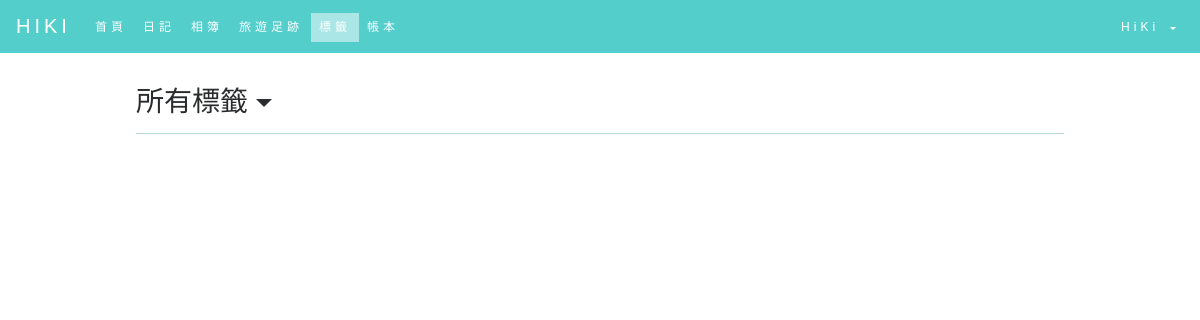
The app's page /diary/tag/ (signed in), older data.
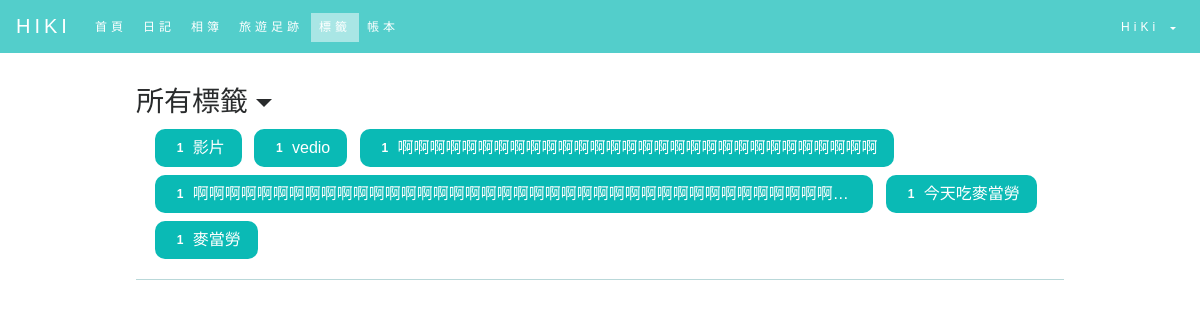
The same page, newer data.
### users/models.py (models this page shows, shortened)
class User(AbstractBaseUser, PermissionsMixin):
    email = models.EmailField(max_length=255, unique=True, db_index=True)
    name = models.CharField(max_length=100)
    verified = models.BooleanField(default=False)
    is_staff = models.BooleanField(default=False)
    is_active = models.BooleanField(default=True)
    date_joined = models.DateTimeField(default=timezone.now)
    objects = UserManager()
    USERNAME_FIELD = 'email'
    class Meta:
        verbose_name = _('user')
        verbose_name_plural = _('users')
        swappable = 'AUTH_USER_MODEL'

### diary/models.py (models this page shows, shortened)
class Tag(models.Model):
    tagName = models.CharField(max_length=20,unique=True,blank=False,null=False)

### diary/views.py (the view)
@login_required(login_url='/accounts/')
def tag(request):
    user = request.user
    mediaURL =  settings.MEDIA_URL
    tagList = []
    for diary in request.user.diary_set.all():
        for tag in diary.tags.all():
            if not tag in tagList:
                tagList.append(tag)
    if request.method == 'POST':
        tagID = request.POST.get('tag')
        tagDiary = Tag.objects.get(id=tagID).diary_set.all()
    return render(request, 'diary/display-tag.html', locals())

### templates/diary/display-tag.html (shortened to what this page needs)
{% load static %}
<!DOCTYPE html>
<head>
    <link rel="stylesheet" href="{% static 'css/main.css' %}">
    {% include 'include/bootstrap.html' %}
</head>
{% include 'include/nav.html' with name=user.name title='tag_' %}
<body>
    <main class="d-flex flex-column justify-content-center align-items-center">
        <div class="dropdown w-100 p-3">
            <header class="h3 dropdown-toggle mb-2" data-toggle="collapse" data-target="#tags">所有標籤</header>
            <div class="container">
                <div id="tags" class="show">
                    <span>
                        <form action="" method="post">{% csrf_token %}
                        {% for tag in tagList %}
                            <button type="submit" class="tag btn ml-1 custom-button" style="display:inline;" name="tag" value={{tag.id}} >
                               <span class="badge">{{tag.diary_set.all|length}}</span> {{tag.tagName}}
                    		</button>
                        {% endfor %}
                        </form>
                    </span>
                </div>
            </div>
            <hr>
        </div>
    </main>
</body>
</html>

### templates/include/bootstrap.html (shortened to what this page needs)
{% load static %}
	<link rel="stylesheet" href="{% static 'bootstrap/css/bootstrap.min.css' %}">

### templates/include/nav.html (shortened to what this page needs)
﻿{% load static %}
	<nav class="navbar navbar-toggleable-md navbar-light fixed-top w-100">
		<div class="navbar-brand">HIKI</div>
	    <div id="navbar-collapse-1" class="collapse navbar-collapse">
			<ul class="navbar-nav">
				<li id="home_" class="nav-item">
					<a class="nav-link" href="{% url 'hiki' %}">首頁</a>
				</li>
				<li id="diary_" class="nav-item">
					<a class="nav-link" href="{% url 'diary_display' %}">日記</a>
				</li>
		      	<li id="photo_" class="nav-item">
		      		<a class="nav-link" href="{% url 'diary_media' %}">相簿</a>
		      	</li>
		      	<li id="map_" class="nav-item">
		      		<a class="nav-link" href="{% url 'diary_map' %}">旅遊足跡</a>
		      	</li>
		      	<li id="tag_" class="nav-item">
		      		<a class="nav-link" href="{% url 'diary_tag' %}">標籤</a>
		      	</li>
		      	<li id="tally_" class="nav-item">
		      		<a class="nav-link" href="{% url 'tally_display' %}">帳本</a>
		      	</li>
		    </ul>
		    <ul class="navbar-nav ml-auto">
		      	<li class="nav-item dropdown">
		            <a class="nav-link dropdown-toggle" data-toggle="dropdown" href="#" id="navbarDropdownMenuLink"  aria-haspopup="true" aria-expanded="false">
		                 {{name}}
		            </a>
	    		</li>
	    	</ul>
	    </div>
	</nav>

### templates/diary/display-diary.html (shortened to what this page needs)
{% load static %}

### staticfiles/css/main.css (style rules this page uses)
html, body { width:100%; margin:0; padding:0; }
.custom-button { background-color: #0ABAB5; color:white; }
hr { width:100%; margin:0; height:.1px; background-color:rgba(10,181,186,0.2); }

### templates/diary/display-tag.html (style rules this page uses)
html body { background-color: #FFF; margin: 0; width:100%; }
main { max-width: 960px; margin: 0 auto; }
.tag { white-space: nowrap; overflow: hidden; text-overflow: ellipsis; max-width: 80%; border-radius: 10px; margin: 0.25em; }

### templates/include/nav.html (style rules this page uses)
.navbar , .dropdown-menu { background-color: #53cecb !important; border:0px !important; font-family: Montserrat, sans-serif !important; font-size: 12px !important; line-height: 1.42857143 !important; letter-spacing: 4px !important; }
#navbar-collapse-1 { padding-top: 3px; }
.navbar-brand , .navbar-nav > li > a , .dropdown-menu > li > a { color:white !important; }
.active > a , .dropdown-item.active, .dropdown-item:active { color:#0ABAB5 !important; background-color: rgba(255,255,255,.5) !important; }

Row changes from the older to the newer data that the page shows:
added Tag: diary_set.all|length "1", tagName "影片"
added Tag: diary_set.all|length "1", tagName "vedio"
added Tag: diary_set.all|length "1", tagName "啊啊啊啊啊啊啊啊啊啊啊啊啊啊啊啊啊啊啊啊啊啊啊啊啊啊啊啊啊啊"
added Tag: diary_set.all|length "1", tagName "啊啊啊啊啊啊啊啊啊啊啊啊啊啊啊啊啊啊啊啊啊啊啊啊啊啊啊啊啊啊啊啊啊啊啊啊啊啊啊啊…"
added Tag: diary_set.all|length "1", tagName "今天吃麥當勞"
added Tag: diary_set.all|length "1", tagName "麥當勞"
